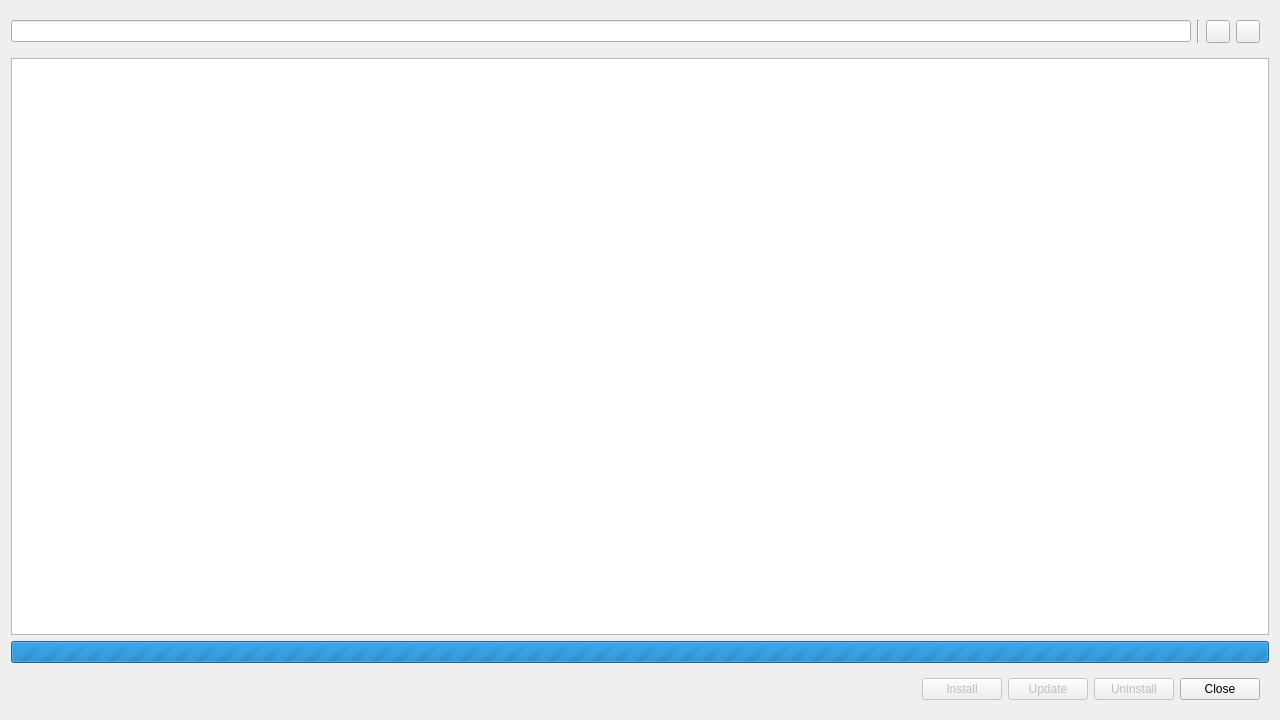
<?xml version="1.0" encoding="UTF-8"?>
<ui version="4.0">
 <class>dialogPackageManager</class>
 <widget class="QDialog" name="dialogPackageManager">
  <property name="geometry">
   <rect>
    <x>0</x>
    <y>0</y>
    <width>1280</width>
    <height>720</height>
   </rect>
  </property>
  <property name="windowTitle">
   <string>Package Manager</string>
  </property>
  <layout class="QGridLayout" name="gridLayout">
   <item row="0" column="0">
    <widget class="QWidget" name="widget" native="true">
     <layout class="QHBoxLayout" name="horizontalLayout">
      <property name="leftMargin">
       <number>0</number>
      </property>
      <item>
       <widget class="QLineEdit" name="lineEditFilter"/>
      </item>
      <item>
       <widget class="Line" name="line">
        <property name="orientation">
         <enum>Qt::Vertical</enum>
        </property>
       </widget>
      </item>
      <item>
       <widget class="QToolButton" name="toolButtonExpand">
        <property name="toolTip">
         <string>Expand</string>
        </property>
        <property name="text">
         <string/>
        </property>
        <property name="icon">
         <iconset resource="../resources/resources.qrc">
          <normaloff>:/icons/32x32/expand-diagonal-line.svg</normaloff>:/icons/32x32/expand-diagonal-line.svg</iconset>
        </property>
       </widget>
      </item>
      <item>
       <widget class="QToolButton" name="toolButtonCollapse">
        <property name="toolTip">
         <string>Collapse</string>
        </property>
        <property name="text">
         <string/>
        </property>
        <property name="icon">
         <iconset resource="../resources/resources.qrc">
          <normaloff>:/icons/32x32/collapse-diagonal-line.svg</normaloff>:/icons/32x32/collapse-diagonal-line.svg</iconset>
        </property>
       </widget>
      </item>
     </layout>
    </widget>
   </item>
   <item row="3" column="0">
    <widget class="QWidget" name="widget_2" native="true">
     <layout class="QHBoxLayout" name="horizontalLayout_2">
      <item>
       <widget class="QLabel" name="labelStatus">
        <property name="sizePolicy">
         <sizepolicy hsizetype="Expanding" vsizetype="Preferred">
          <horstretch>0</horstretch>
          <verstretch>0</verstretch>
         </sizepolicy>
        </property>
        <property name="font">
         <font>
          <family>JetBrains Mono</family>
          <pointsize>9</pointsize>
         </font>
        </property>
        <property name="text">
         <string/>
        </property>
       </widget>
      </item>
      <item>
       <widget class="QPushButton" name="pushButtonInstall">
        <property name="enabled">
         <bool>false</bool>
        </property>
        <property name="text">
         <string>Install</string>
        </property>
       </widget>
      </item>
      <item>
       <widget class="QPushButton" name="pushButtonUpdate">
        <property name="enabled">
         <bool>false</bool>
        </property>
        <property name="text">
         <string>Update</string>
        </property>
       </widget>
      </item>
      <item>
       <widget class="QPushButton" name="pushButtonUninstall">
        <property name="enabled">
         <bool>false</bool>
        </property>
        <property name="text">
         <string>Uninstall</string>
        </property>
       </widget>
      </item>
      <item>
       <widget class="QPushButton" name="pushButtonClose">
        <property name="text">
         <string>Close</string>
        </property>
       </widget>
      </item>
     </layout>
    </widget>
   </item>
   <item row="1" column="0">
    <widget class="QTreeView" name="treeView">
     <property name="font">
      <font>
       <family>JetBrains Mono</family>
      </font>
     </property>
     <property name="dragEnabled">
      <bool>false</bool>
     </property>
     <attribute name="headerVisible">
      <bool>true</bool>
     </attribute>
    </widget>
   </item>
   <item row="2" column="0">
    <widget class="QProgressBar" name="progressBar">
     <property name="maximum">
      <number>0</number>
     </property>
     <property name="value">
      <number>0</number>
     </property>
     <property name="textVisible">
      <bool>false</bool>
     </property>
    </widget>
   </item>
  </layout>
 </widget>
 <resources>
  <include location="../resources/resources.qrc"/>
 </resources>
 <connections/>
</ui>
